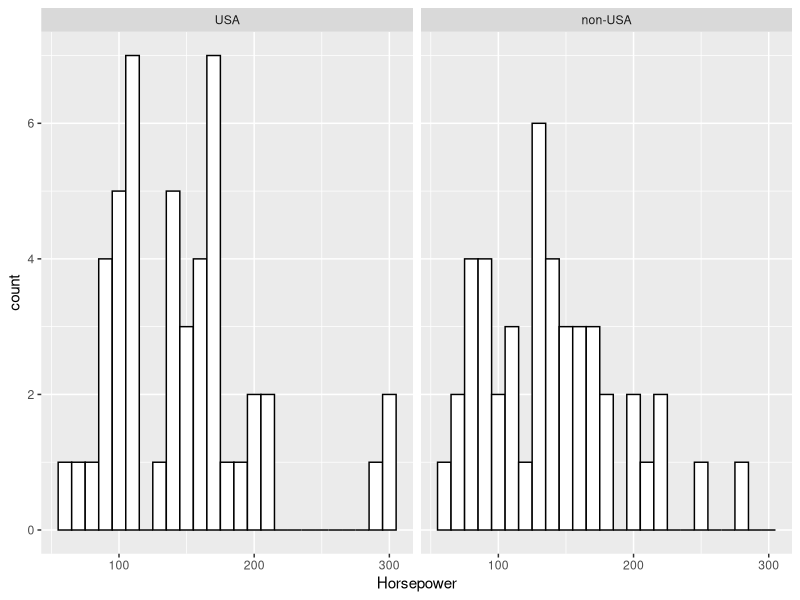

Recreate this plot in R.
library(MASS)
library(ggplot2)

# central tendency (or location) of a distribution

## arithmetic mean

# heights of 5 year old children (in inches)
heights <- c(36, 42, 43, 37, 40, 45)
mean(heights)

# mean horsepower of cars made in USA
table(Cars93$Origin)

Horsepower.USA <- Cars93$Horsepower[Cars93$Origin == "USA"]
mean(Horsepower.USA)

# same of non-USA cars
Horsepower.NonUSA <- Cars93$Horsepower[Cars93$Origin == "non-USA"]
mean(Horsepower.NonUSA)

# get rid of the $ signs, using 'with()'
with(Cars93, mean(Horsepower[Origin == "USA"]))

# mean horsepower of USA cars with 4 cylinders
with(Cars93, mean(Horsepower[Origin == "USA" & Cylinders == 4]))

# horsepower histograms for USA and non-USA cars
ggplot(Cars93, aes(x = Horsepower)) +
  geom_histogram(color = "black", fill = "white", binwidth = 10) +
  facet_wrap(~Origin)

# trim extreme values (here: 5%)
mean(Horsepower.USA, trim = .05)


## geometric mean

# Suppose you have a 5-year investment that yields these percentages:
# 10 percent, 15 percent, 10 percent, 20 percent, and 5 percent.
# What’s the average annual rate of return?
invest <- c(1.10, 1.15, 1.10, 1.20, 1.05)
gm.invest <- prod(invest) ^ (1 / (length(invest)))
gm.invest            # solution: 11.88%
# prod() returns the product of its parameters


## harmonic mean

# To get to work in the morning and you drive 30 miles per hour.
# At the end of the day, you drive home at 50 miles per hour.
# What is the average rate for your total time on the road?
# It’s not 40 miles per hour, because you’re on the road a different amount of time for each leg of the trip.
speeds <- c(30, 50)
hm.speeds <- 1 / mean(1/speeds)
hm.speeds            # solution: 37.5 miles per hour



## median

reading.speeds <- c(56, 78, 45, 49, 55, 62)
mean(reading.speeds)

reading.speeds.new <- replace(reading.speeds, reading.speeds == 78, 180)
mean(reading.speeds.new)

sort(reading.speeds)
median(reading.speeds)

sort(reading.speeds.new)
median(reading.speeds.new)

Horsepower.Four <- Cars93$Horsepower[Cars93$Cylinders == 4]
sort(Horsepower.Four)
median(Horsepower.Four)


## mode
# the value that occurs most frequently

scores <- c(1, 2, 2, 2, 3, 4, 4, 4, 5, 6)
install.packages("modeest")
library(modeest)
mfv(scores)                       # most frequent value (of a numerical vector); function of package 'modeest'

# or
# table of all values, sort decreasing and show first 3 ranks
sort(table(scores), decreasing = TRUE)

# same, but show first 3 ranks only
sort(table(scores), decreasing = TRUE)[1:3]
